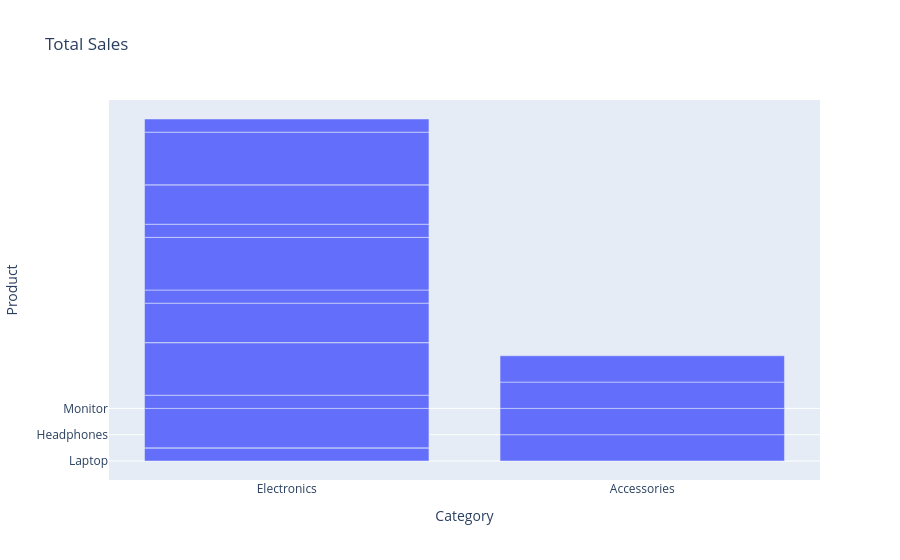

Notebook source saved alongside this figure:
### Code cell
fig = px.bar(
    df,
    x="Category",
    y="Product",
    title="Total Sales"
)

fig.show()

### Figure 1 — Plotly figure (JSON) as saved in the notebook; plotly's stock layout.template omitted (floating-point values rounded to 4 significant figures)
{"data": [{"hovertemplate": "Category=%{x}<br>Product=%{y}<extra></extra>", "legendgroup": "", "marker": {"color": "#636efa", "pattern": {"shape": ""}}, "name": "", "orientation": "v", "showlegend": false, "textposition": "auto", "type": "bar", "x": ["Electronics", "Electronics", "Accessories", "Electronics", "Electronics", "Electronics", "Electronics", "Electronics", "Accessories", "Electronics", "Electronics", "Electronics", "Electronics", "Accessories", "Electronics", "Electronics", "Electronics", "Electronics", "Electronics", "Accessories"], "xaxis": "x", "y": ["Laptop", "Phone", "Headphones", "Laptop", "Tablet", "Phone", "Monitor", "Laptop", "Headphones", "Tablet", "Phone", "Monitor", "Laptop", "Headphones", "Phone", "Tablet", "Laptop", "Monitor", "Phone", "Headphones"], "yaxis": "y"}], "layout": {"barmode": "relative", "legend": {"tracegroupgap": 0}, "title": {"text": "Total Sales"}, "xaxis": {"anchor": "y", "domain": [0, 1], "title": {"text": "Category"}}, "yaxis": {"anchor": "x", "domain": [0, 1], "title": {"text": "Product"}}}}
